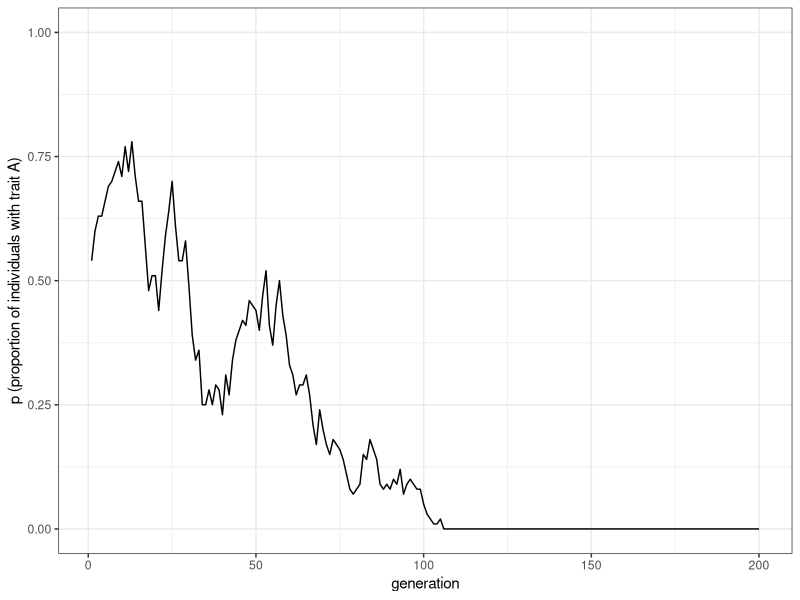
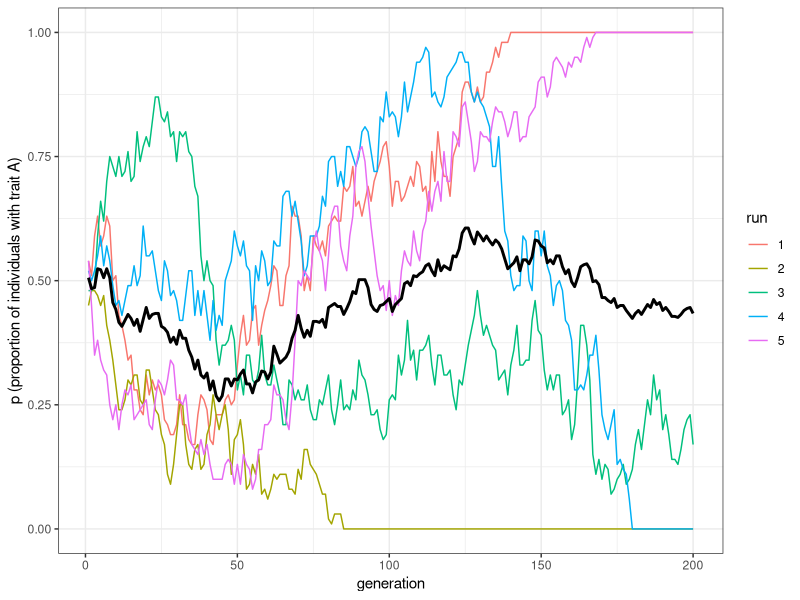
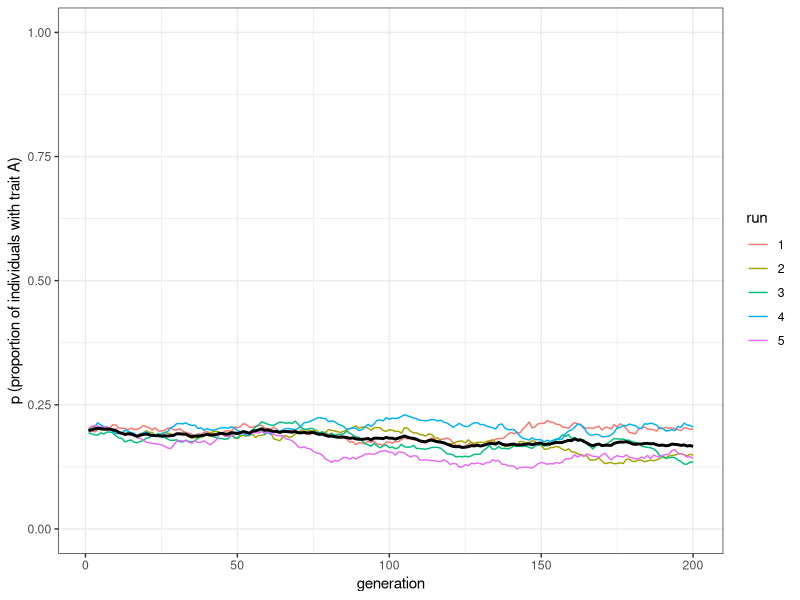

Write R code to recreate these figures, in order.
library(tidyverse)

##unbiased trasmission model with single run with fixed initial trait frequency
unbiased_transmission_1 <- function(N, t_max) {
  population <- tibble(trait = sample(c("A", "B"), N, replace = TRUE))
  
  output <- tibble(generation = 1:t_max, p = rep(NA, t_max))
  
  output$p[1] <- sum(population$trait == "A") / N
  
  for (t in 2:t_max) {
    # Copy individuals to previous_population tibble
    previous_population <- population 
    
    # Randomly copy from previous generation
    population <- tibble(trait = sample(previous_population$trait, N, replace = TRUE))
    
    # Get p and put it into output slot for this generation t
    output$p[t] <- sum(population$trait == "A") / N 
  }
  # Export data from function
  output
  

}

#Save the simulation outputs in to data_model 
data_model1 <- unbiased_transmission_1(N = 100, t_max = 200)

#Plotting function and its realization
plot_single_run <- function(data_model1) {
  ggplot(data = data_model1, aes(y = p, x = generation)) +
    geom_line() +
    ylim(c(0, 1)) +
    theme_bw() +
    labs(y = "p (proportion of individuals with trait A)")
}

plot_single_run(data_model1)





##unbiased trasmission model with multiple runs with fixed initial trait frequency
unbiased_transmission_2 <- function(N, t_max, r_max) {
  output <- tibble(generation = rep(1:t_max, r_max), 
                   p = as.numeric(rep(NA, t_max * r_max)), 
                   run = as.factor(rep(1:r_max, each = t_max))) 
  # For each run
  for (r in 1:r_max) { 
    # Create first generation
    population <- tibble(trait = sample(c("A", "B"), N, replace = TRUE))
    
    # Add first generation's p for run r
    output[output$generation == 1 & output$run == r, ]$p <-
      sum(population$trait == "A") / N 
    
    # For each generation
    for (t in 2:t_max) {
      # Copy individuals to previous_population tibble
      previous_population <- population 
      
      # Randomly copy from previous generation
      population <- tibble(trait = sample(previous_population$trait, N, replace = TRUE))
      
      # Get p and put it into output slot for this generation t and run r
      output[output$generation == t & output$run == r, ]$p <- 
        sum(population$trait == "A") / N 
    }
  }
  # Export data from function
  output 
}

#Save the simulation outputs in to data_model 
data_model2 <- unbiased_transmission_2(N = 100, t_max = 200, r_max = 5)

#Plotting function and its realization
plot_multiple_runs <- function(data_model2) {
  ggplot(data = data_model2, aes(y = p, x = generation)) +
    geom_line(aes(colour = run)) +
    stat_summary(fun = mean, geom = "line", size = 1) +
    ylim(c(0, 1)) +
    theme_bw() +
    labs(y = "p (proportion of individuals with trait A)")
}

plot_multiple_runs(data_model2)


##unbiased trasmission model with multiple runs with non-fixed initial trait frequency
unbiased_transmission_3 <- function(N, p_0, t_max, r_max) {
  output <- tibble(generation = rep(1:t_max, r_max), 
                   p = as.numeric(rep(NA, t_max * r_max)), 
                   run = as.factor(rep(1:r_max, each = t_max)))
  # For each run
  for (r in 1:r_max) {
    # Create first generation
    population <- tibble(trait = sample(c("A", "B"), N, replace = TRUE, 
                                        prob = c(p_0, 1 - p_0)))
    
    # Add first generation's p for run r
    output[output$generation == 1 & output$run == r, ]$p <- 
      sum(population$trait == "A") / N 
    
    for (t in 2:t_max) {
      # Copy individuals to previous_population tibble
      previous_population <- population 
      
      # Randomly copy from previous generation
      population <- tibble(trait = sample(previous_population$trait, N, replace = TRUE))
      
      # Get p and put it into output slot for this generation t and run r
      output[output$generation == t & output$run == r, ]$p <- 
        sum(population$trait == "A") / N  
    }
  }
  # Export data from function
  output 
}

# This model shares the same plotting function with model 2
plot_multiple_runs <- function(data_model3) {
  ggplot(data = data_model3, aes(y = p, x = generation)) +
    geom_line(aes(colour = run)) +
    stat_summary(fun = mean, geom = "line", size = 1) +
    ylim(c(0, 1)) +
    theme_bw() +
    labs(y = "p (proportion of individuals with trait A)")
}

data_model3 <- unbiased_transmission_3(N = 10000, p_0 = 0.2, t_max = 200, r_max = 5)
plot_multiple_runs(data_model3)


#Preparation
library(tidyverse)
#Set up population size, which is fixed across generations.
N <- 100
#Set up maximum generation
t_max <- 200
#Create a table storing the traits of the first-generation-individuals.
population <- tibble(trait = sample(c("A", "B"), N, replace = TRUE))


#Check the population table
population
#Check the trait of individual of interest
population$trait[41]


#Create a table storing the trait frequency in each generations.
output <- tibble(generation = 1:t_max, p = rep(NA, t_max))
#Assign the relative frequency of trait A to the first generation using
#the sample function with equal probability.
output$p[1] <- sum(population$trait == "A") / N
#Check the output table
output